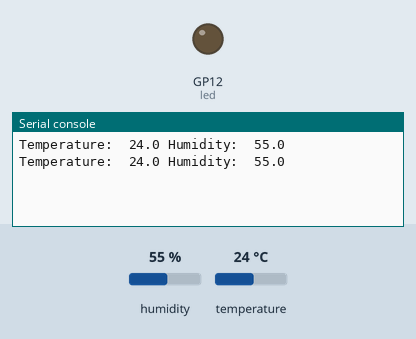
The program below on a simulated Raspberry Pi Pico running MicroPython. On the bench: output pins drawn as LEDs (lit = HIGH), the last lines printed to the serial console. The test bench sets the inputs (shaded band); at power-on: temperature 24 °C, humidity 55 %.

Above: at 1.2 s.
1.3 s: temperature set to 26.2 °C
At 2.3 s:
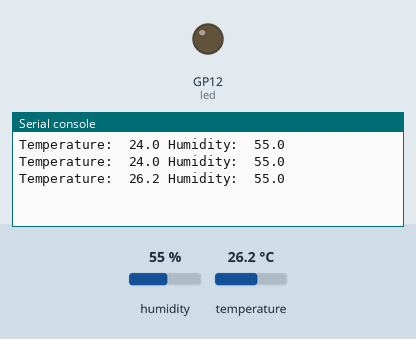
2.8 s: temperature set to 27.6 °C
At 3.12 s:
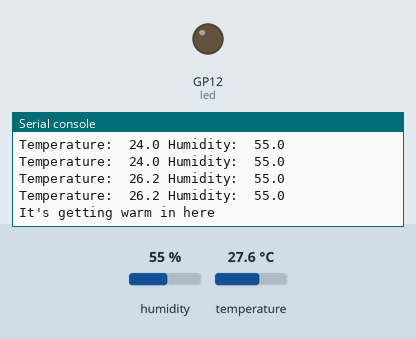
Timing chart, 0 to 5.8 s (numbered marks = the images above; inputs shaded):
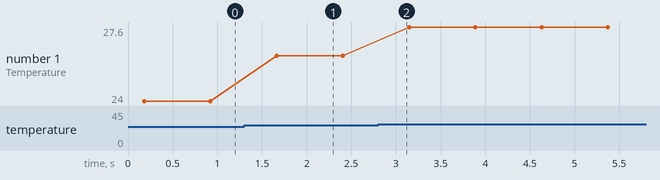

The program:

Temp_Sensor.py
```python
import ahtx0
from machine import Pin, I2C
from time import sleep

i2c = I2C(1, scl=Pin(15), sda=Pin(14))
sensor = ahtx0.AHT10(i2c)

led = Pin(12, Pin.OUT)

while True:
    print("Temperature: ", sensor.temperature, "Humidity: ", sensor.relative_humidity)
    sleep(0.5)
    if sensor.temperature > 27:
        print("It's getting warm in here")
        led.on()
    led.off()
        
```

Measured:
- the behaviour switches between 27 and 27.1 °C on temperature (found by bisection; images 1 and 2)
- after the input at 1.3 s, the serial console: prints a new line after 0.36 s (image 1)
- after the input at 2.8 s, the serial console: prints a new line after 0.19 s (image 2)
- plotted number 1: 24 → 26.2 after the input at 1.3 s, 26.2 → 27.6 after the input at 2.8 s
